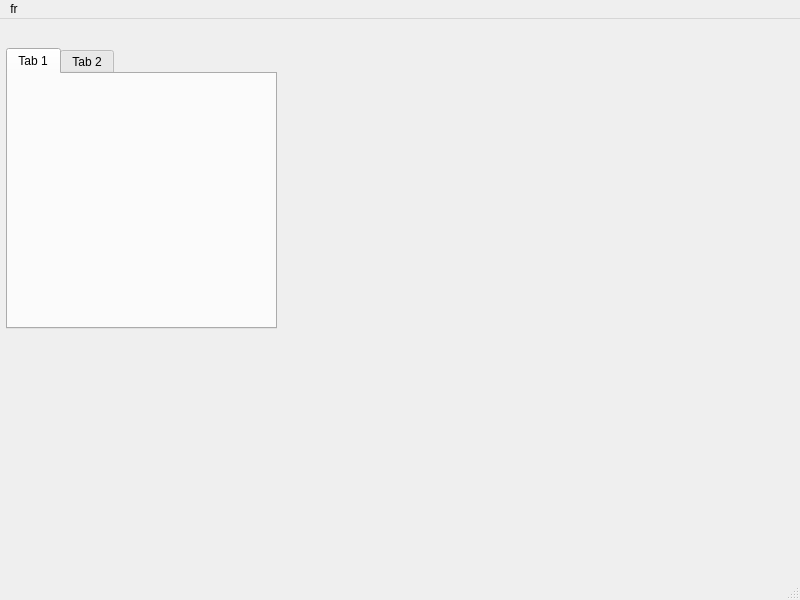
<?xml version="1.0" encoding="UTF-8"?>
<ui version="4.0">
 <class>MainWindow</class>
 <widget class="QMainWindow" name="MainWindow">
  <property name="geometry">
   <rect>
    <x>0</x>
    <y>0</y>
    <width>800</width>
    <height>600</height>
   </rect>
  </property>
  <property name="windowTitle">
   <string>MainWindow</string>
  </property>
  <widget class="QWidget" name="centralwidget">
   <widget class="QTabWidget" name="tabWidget">
    <property name="geometry">
     <rect>
      <x>6</x>
      <y>29</y>
      <width>271</width>
      <height>281</height>
     </rect>
    </property>
    <property name="currentIndex">
     <number>0</number>
    </property>
    <widget class="QWidget" name="tab">
     <attribute name="title">
      <string>Tab 1</string>
     </attribute>
    </widget>
    <widget class="QWidget" name="tab_2">
     <attribute name="title">
      <string>Tab 2</string>
     </attribute>
    </widget>
   </widget>
  </widget>
  <widget class="QMenuBar" name="menubar">
   <property name="geometry">
    <rect>
     <x>0</x>
     <y>0</y>
     <width>800</width>
     <height>23</height>
    </rect>
   </property>
   <widget class="QMenu" name="menufr">
    <property name="title">
     <string>fr</string>
    </property>
    <addaction name="separator"/>
   </widget>
   <addaction name="menufr"/>
  </widget>
  <widget class="QStatusBar" name="statusbar"/>
 </widget>
 <resources/>
 <connections/>
</ui>
